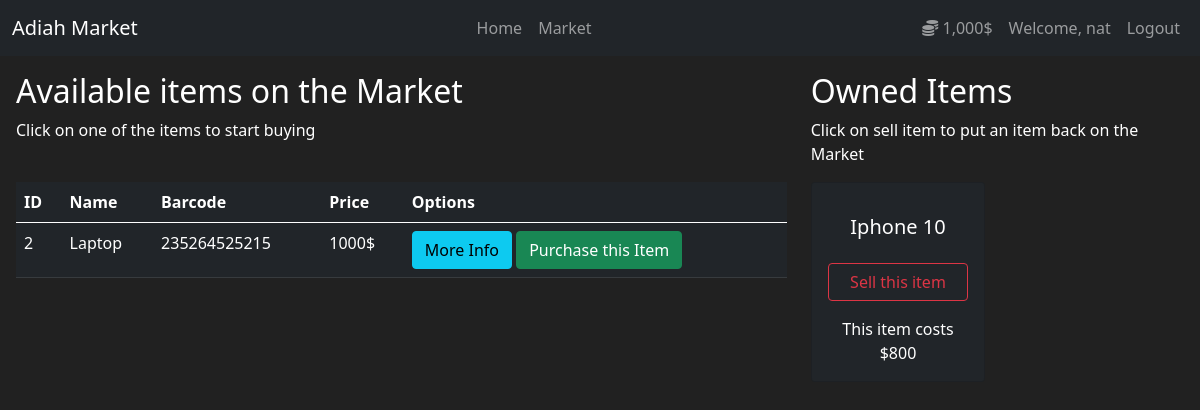
The page /market (signed in) on the database as committed earlier.
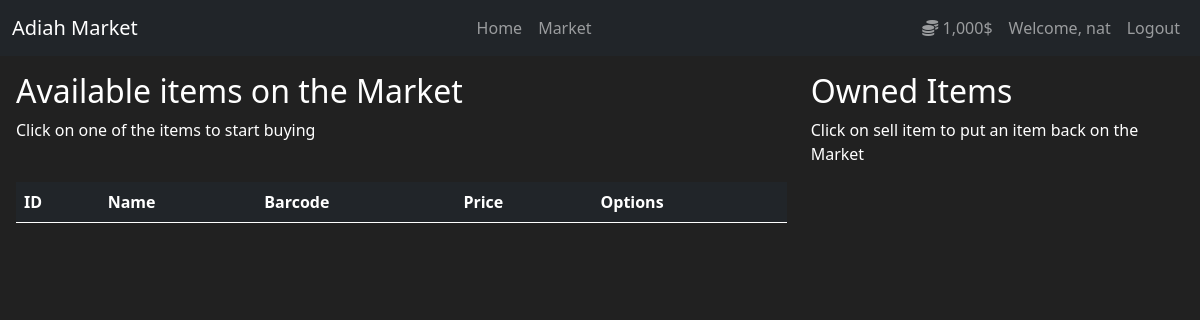
The same page on the database as committed later.
### market/models.py (models this page shows, shortened)
class User(db.Model, UserMixin):
	id = db.Column(db.Integer(), primary_key=True)
	username = db.Column(db.String(30), nullable=False, unique=True)
	email_address = db.Column(db.String(50), nullable=False, unique=True)
	password_hash = db.Column(db.String(60), nullable=False)
	budget = db.Column(db.Integer, nullable=False, default=1000)
	items = db.relationship('Item', backref='owned_user', lazy=True)
	@property
	def prettier_budget(self):
		if len(str(self.budget)) >= 4:
			return f'{str(self.budget)[:-3]},{str(self.budget)[-3:]}$'
		else:
			return f"{self.budget}$"
	@property
	def password(self):
		return self.password

class Item(db.Model):
	id = db.Column(db.Integer, primary_key=True)
	name = db.Column(db.String(30), nullable=False, unique=True)
	price = db.Column(db.Integer, nullable=False)
	barcode = db.Column(db.String(12), nullable=False, unique=True)
	description = db.Column(db.String(1024), nullable=False, unique=True)
	owner = db.Column(db.Integer, db.ForeignKey('user.id'))

### market/routes.py (the view)
@app.route('/market', methods=['GET', 'POST'])
@login_required
def market_page():
	purchase_form = PurchaseItemForm()
	seling_form = SellItemForm()
	"""if purchase_form.validate_on_submit():
		#print(purchase_form['purchased_item'])
		print(request.form.get('purchased_item'))
	"""
	if request.method == 'POST':
		purchased_item = request.form.get('purchased_item')
		p_item_object = Item.query.filter_by(name=purchased_item).first()
		if p_item_object:
			if current_user.can_purchase(p_item_object):
				"""p_item_object.owner = current_user.id
				current_user.budget -= p_item_object.price
				db.session.commit()
				"""
				p_item_object.buy(current_user)
				flash(f"Congratulations! You purchased {p_item_object.name} for ${p_item_object.price}", category='success')
			else:
				flash(f"Unfortunately, you don't have enough money to purchase {p_item_object.name}", category='danger')
		sold_item = request.form.get('sold_item')
		s_item_object = Item.query.filter_by(name=sold_item).first()
		if s_item_object:
			if current_user.can_sell(s_item_object):
				s_item_object.sell(current_user)
				flash(f"Congratulations! You sold {s_item_object.name} back to market at ${s_item_object.price}", category='success')
			else:
				flash(f"Something went wrong with selling {s_item_object.name}", category='danger')
		return redirect(url_for('market_page'))
	else:
		items = Item.query.filter_by(owner=None)
		owned_items = Item.query.filter_by(owner=current_user.id)
		return render_template('market.html', items=items, purchase_form=purchase_form, owned_items=owned_items, selling_form=seling_form)

### market/models.py (called while the page is built)
@login_manager.user_loader
def load_user(user_id):
    return User.query.get(int(user_id))

### market/templates/market.html (shortened to what this page needs)
{% extends 'base.html' %}
{% block main %}
<div class="container-fluid px-3 pt-3">
<div class="row">
	<div class="col-8">
		<h2>Available items on the Market</h2>
		<p>Click on one of the items to start buying</p>
		<br>
		<table class="table table-hover table-dark">
			<thead>
				<tr>
					<th scope="col">ID</th>
					<th scope="col">Name</th>
					<th scope="col">Barcode</th>
					<th scope="col">Price</th>
					<th scope="col">Options</th>
				</tr>
			</thead>
			<tbody>
				{% for item in items %}
					<tr>
						<td>{{ item.id }}</td>
						<td>{{ item.name }}</td>
						<td>{{ item.barcode }}</td>
						<td>{{ item.price }}$</td>
						<td>
							<button class="btn btn-outline btn-info" data-bs-toggle="modal" data-bs-target="#Modal-MoreInfo-{{ item.id }}">More Info</button>
							<button class="btn btn-outline btn-success" data-bs-toggle="modal" data-bs-target="#Modal-PurchaseConfirm-{{ item.id }}">Purchase this Item</button>
						</td>
					</tr>
				{% endfor %}
			</tbody>
		</table>
	</div>
	<div class="col-4">
		<h2>Owned Items</h2>
		<p>Click on sell item to put an item back on the Market</p>
		<div class="row">
			{% for owned_item in owned_items %}
			<div class="col-md-6">
				<div class="card bg-dark text-center p-3">
					<div class="card-body">
						<h5 class="card-title">{{ owned_item.name }}</h5>
					</div>
					<button class="btn btn-outline-danger mb-3" data-bs-toggle="modal" data-bs-target="#Modal-SellingConfirm-{{ owned_item.id }}">
						Sell this item
					</button>
					<p class="card-text">
						This item costs ${{ owned_item.price }}
					</p>
				</div>
			</div>
			{% endfor %}
		</div>
	</div>
</div>
</div>
{% endblock %}

### market/templates/base.html (shortened to what this page needs)
<!DOCTYPE html>
<html lang="en">
    <head>
        <link
         href="https://cdn.jsdelivr.net/npm/bootstrap@5.0.1/dist/css/bootstrap.min.css"
         rel="stylesheet"
>
        <link
        rel="stylesheet"
        href="https://use.fontawesome.com/releases/v5.15.3/css/all.css"
>
        <link href="{{ url_for('static',filename='styles.css') }}" rel="stylesheet">
    </head>
    <body>
        <header>
            <nav class="navbar navbar-expand-md navbar-dark bg-dark">
                <div class="container-fluid">
                    <a class="navbar-brand" href="#">Adiah Market</a>
                    <div class="navbar-nav">
                        <a class="nav-link" href="{{ url_for('home_page') }}">Home</a>
                        <a class="nav-link" href="{{ url_for('market_page') }}">Market</a>
                    </div>
                    {% if current_user.is_authenticated %}
                    <div class="navbar-nav ml-auto">
                        <a class="nav-link" href="#">
                            <i class="fas fa-coins"></i>
                            {{ current_user.prettier_budget }}
                        </a>
                        <a class="nav-link" href="#">Welcome, {{ current_user.username }}</a>
                        <a class="nav-link" href="{{ url_for('logout_page') }}">Logout</a>
                    </div>
                    {% else %}
                    <div class="navbar-nav ml-auto">
                        <a class="nav-link" href="{{ url_for('login_page') }}">Login</a>
                        <a class="nav-link" href="{{ url_for('register_page') }}">Register</a>
                    </div>
                    {% endif %}
                </div>
            </nav>
        </header>
        <main>
            {% block main %}{% endblock %}
        </main>
    </body>
</html>

### market/static/styles.css (style rules this page uses)
body { background-color: #212121; color: white; }

Rows that differ between the two databases and show on the page:
no longer on this page (row edited): Item: id "2", name "Laptop", barcode "235264525215", price "1000", shown under "Available items on the Market"
no longer on this page (row edited): Item: name "Iphone 10", price "800", shown under "Owned Items"
